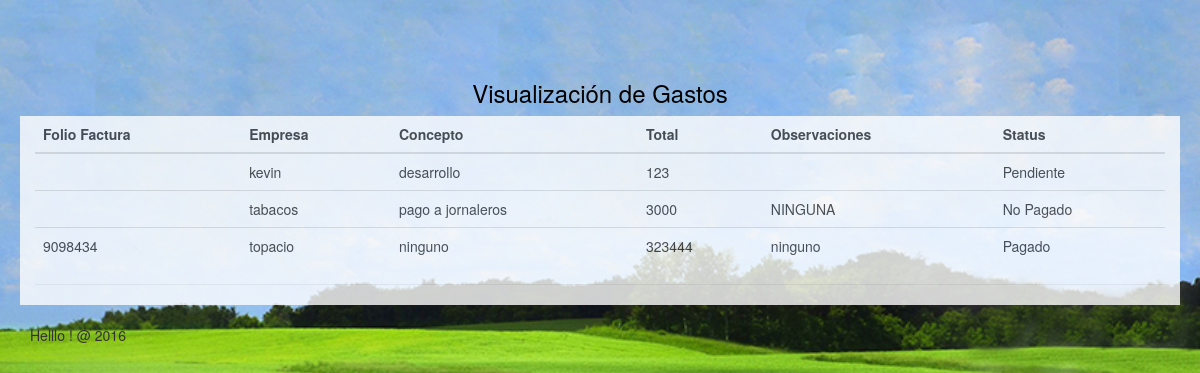
The app's page /gastos/mostrar_gastos.php with its own data.
### tables this page shows
CREATE TABLE `gastos` (
  `pk_gasto` smallint(6) NOT NULL,
  `folio_gastos` varchar(15) NOT NULL,
  `folio_factura` text,
  `empresa` varchar(59) NOT NULL,
  `concepto` text NOT NULL,
  `total` float NOT NULL,
  `observaciones` text,
  `status` varchar(30) NOT NULL,
  `fecha_gasto` date NOT NULL
);

### gastos/mostrar_gastos.php (the view, shortened to what this page needs)
<?php
class Gasto
{
	public function __construct()
	{
		$this ->_db = new mysqli("localhost", "root", "", "cosecha");
	}
}
class gastoModelo extends gasto
{
	public function get_gasto()
	{
		$result = $this->_db->query('SELECT pk_gasto, folio_factura, empresa, concepto, total, observaciones, status, fecha_gasto FROM gastos');
		$gasto =$result->fetch_all(MYSQLI_ASSOC);
		return $gasto;
	}
}
$gastoModelo = new gastoModelo();
$a_gasto = $gastoModelo->get_gasto();
?>
<!DOCTYPE html>
<html lang="en">
<head>
	<link rel="stylesheet" href="../bootstrap/css/bootstrap.min.css" media="screen" title="no title" charset="utf-8">
    <link rel="stylesheet" type="text/css" href="../bootstrap/css/styleMenu.css" media="screen" charset="utf-8">
</head>
<body>
	<div class="container">
			<div class="row">
        <div class="col-lg-12" id="cabezera">
            <h3 align="center">Visualización de Gastos</h3>
        </div>
    <div class="row">
        <div class="col-lg-12 table-responsive" id="formProdu">
            <table class="table" id="table" >
                <thead>
                    <tr>
                        <th>Folio Factura</th>
                        <th>Empresa</th>
                        <th>Concepto</th>
                        <th>Total</th>
                        <th>Observaciones</th>
                        <th>Status</th>
                    </tr>
						<?php foreach($a_gasto as $row): ?>
							<tr>
								<td><?php echo $row['folio_factura']; ?></td>
								<td><?php echo $row['empresa']; ?></td>
								<td><?php echo $row['concepto']; ?></td>
								<td><?php echo $row['total']; ?></td>
								<td><?php echo $row['observaciones']; ?></td>
								<td><?php echo $row['status']; ?></td>
							</tr>
							<?php
							endforeach;
							 ?>
            </table>
            <hr>
        </div>
    </div>
	</div>
	</div>
	<br>
	<footer>
		<div class="container">
			<span align="center"> Helllo ! @ 2016</span>
		</div>
	</footer>
</body>
</html>

### records on screen
gastos: empresa "kevin", concepto "desarrollo", total "123", status "Pendiente"
gastos: empresa "tabacos", concepto "pago a jornaleros", total "3000", observaciones "NINGUNA", status "No Pagado"
gastos: folio_factura "9098434", empresa "topacio", concepto "ninguno", total "323444", observaciones "ninguno", status "Pagado"
